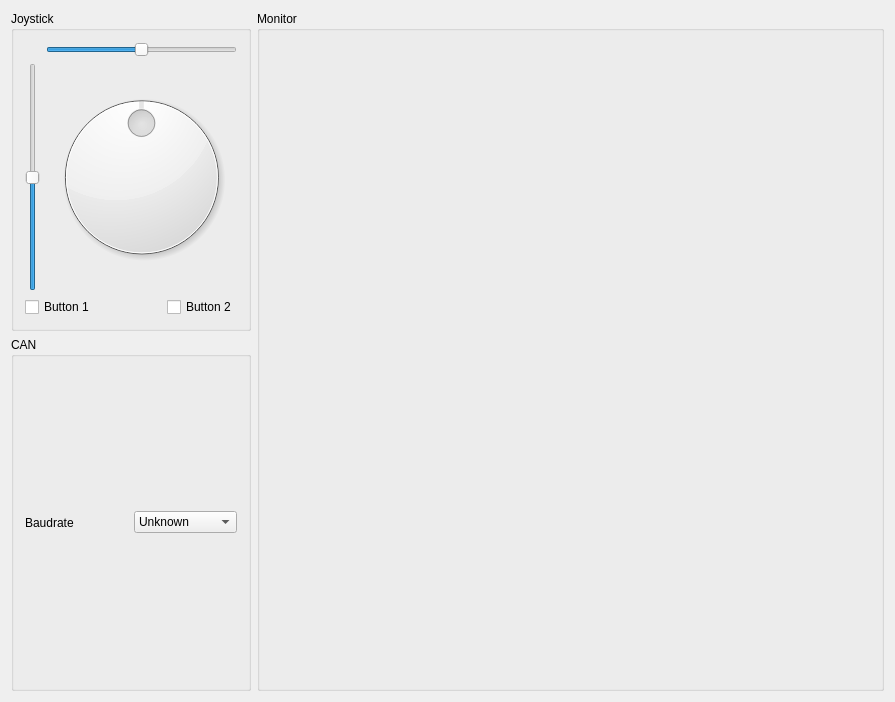
<?xml version="1.0" encoding="UTF-8"?>
<ui version="4.0">
 <class>ControllerWidget</class>
 <widget class="QWidget" name="ControllerWidget">
  <property name="geometry">
   <rect>
    <x>0</x>
    <y>0</y>
    <width>895</width>
    <height>702</height>
   </rect>
  </property>
  <property name="windowTitle">
   <string>Megatron</string>
  </property>
  <layout class="QVBoxLayout" name="verticalLayout_3">
   <item>
    <layout class="QHBoxLayout" name="horizontalLayout_2">
     <item>
      <layout class="QVBoxLayout" name="verticalLayout_2">
       <item>
        <widget class="QGroupBox" name="joystick">
         <property name="minimumSize">
          <size>
           <width>240</width>
           <height>320</height>
          </size>
         </property>
         <property name="maximumSize">
          <size>
           <width>240</width>
           <height>320</height>
          </size>
         </property>
         <property name="title">
          <string>Joystick</string>
         </property>
         <property name="flat">
          <bool>false</bool>
         </property>
         <layout class="QVBoxLayout" name="verticalLayout">
          <item>
           <layout class="QGridLayout" name="gridLayout">
            <item row="0" column="1">
             <widget class="QSlider" name="xAxis">
              <property name="minimum">
               <number>-32768</number>
              </property>
              <property name="maximum">
               <number>32768</number>
              </property>
              <property name="orientation">
               <enum>Qt::Horizontal</enum>
              </property>
             </widget>
            </item>
            <item row="1" column="0">
             <widget class="QSlider" name="yAxis">
              <property name="minimum">
               <number>-32768</number>
              </property>
              <property name="maximum">
               <number>32768</number>
              </property>
              <property name="orientation">
               <enum>Qt::Vertical</enum>
              </property>
             </widget>
            </item>
            <item row="1" column="1">
             <widget class="QDial" name="zAxis">
              <property name="minimumSize">
               <size>
                <width>180</width>
                <height>180</height>
               </size>
              </property>
              <property name="minimum">
               <number>-32768</number>
              </property>
              <property name="maximum">
               <number>32768</number>
              </property>
             </widget>
            </item>
           </layout>
          </item>
          <item>
           <layout class="QHBoxLayout" name="horizontalLayout">
            <item>
             <widget class="QCheckBox" name="button1">
              <property name="enabled">
               <bool>true</bool>
              </property>
              <property name="mouseTracking">
               <bool>false</bool>
              </property>
              <property name="text">
               <string>Button 1</string>
              </property>
             </widget>
            </item>
            <item>
             <spacer name="horizontalSpacer_3">
              <property name="orientation">
               <enum>Qt::Horizontal</enum>
              </property>
              <property name="sizeHint" stdset="0">
               <size>
                <width>40</width>
                <height>20</height>
               </size>
              </property>
             </spacer>
            </item>
            <item>
             <widget class="QCheckBox" name="button2">
              <property name="mouseTracking">
               <bool>false</bool>
              </property>
              <property name="text">
               <string>Button 2</string>
              </property>
             </widget>
            </item>
           </layout>
          </item>
         </layout>
         <zorder></zorder>
         <zorder></zorder>
        </widget>
       </item>
       <item>
        <widget class="QGroupBox" name="can">
         <property name="title">
          <string>CAN</string>
         </property>
         <layout class="QHBoxLayout" name="horizontalLayout_3">
          <item>
           <widget class="QLabel" name="label">
            <property name="text">
             <string>Baudrate</string>
            </property>
           </widget>
          </item>
          <item>
           <widget class="QComboBox" name="baudrate">
            <item>
             <property name="text">
              <string>Unknown</string>
             </property>
            </item>
            <item>
             <property name="text">
              <string>10K</string>
             </property>
            </item>
            <item>
             <property name="text">
              <string>20K</string>
             </property>
            </item>
            <item>
             <property name="text">
              <string>50K</string>
             </property>
            </item>
            <item>
             <property name="text">
              <string>125K</string>
             </property>
            </item>
            <item>
             <property name="text">
              <string>250K</string>
             </property>
            </item>
            <item>
             <property name="text">
              <string>500K</string>
             </property>
            </item>
            <item>
             <property name="text">
              <string>800K</string>
             </property>
            </item>
            <item>
             <property name="text">
              <string>1000K</string>
             </property>
            </item>
           </widget>
          </item>
         </layout>
        </widget>
       </item>
      </layout>
     </item>
     <item>
      <widget class="QGroupBox" name="monitor">
       <property name="title">
        <string>Monitor</string>
       </property>
      </widget>
     </item>
    </layout>
   </item>
  </layout>
 </widget>
 <layoutdefault spacing="6" margin="11"/>
 <resources/>
 <connections/>
</ui>
